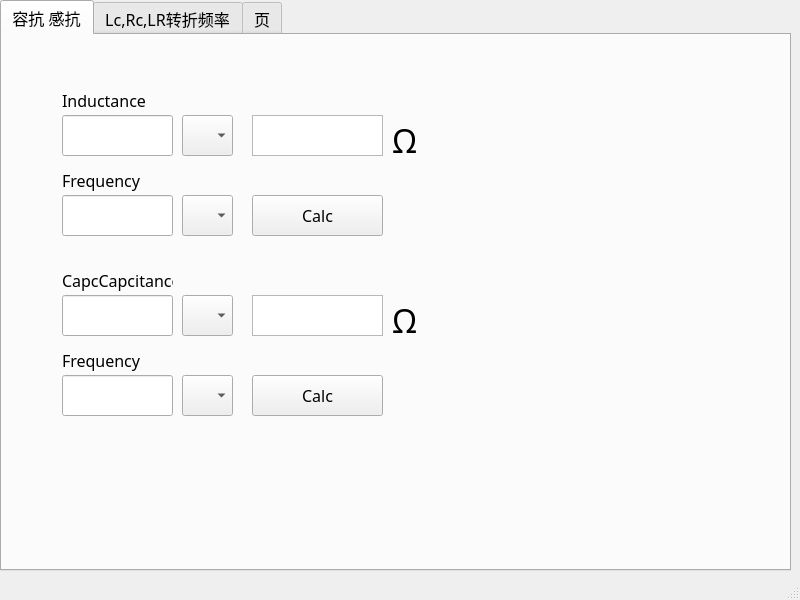
<?xml version="1.0" encoding="UTF-8"?>
<ui version="4.0">
 <class>MainWindow</class>
 <widget class="QMainWindow" name="MainWindow">
  <property name="geometry">
   <rect>
    <x>0</x>
    <y>0</y>
    <width>800</width>
    <height>600</height>
   </rect>
  </property>
  <property name="windowTitle">
   <string>MainWindow</string>
  </property>
  <widget class="QWidget" name="centralwidget">
   <widget class="QTabWidget" name="tabWidget">
    <property name="geometry">
     <rect>
      <x>0</x>
      <y>0</y>
      <width>791</width>
      <height>571</height>
     </rect>
    </property>
    <property name="font">
     <font>
      <family>AcadEref</family>
      <pointsize>12</pointsize>
     </font>
    </property>
    <property name="currentIndex">
     <number>0</number>
    </property>
    <widget class="QWidget" name="Tab_RL_Calc">
     <property name="font">
      <font>
       <family>黑体</family>
       <pointsize>12</pointsize>
      </font>
     </property>
     <attribute name="title">
      <string>容抗 感抗</string>
     </attribute>
     <widget class="QComboBox" name="InductorComboBox">
      <property name="geometry">
       <rect>
        <x>180</x>
        <y>80</y>
        <width>51</width>
        <height>41</height>
       </rect>
      </property>
      <property name="font">
       <font>
        <family>黑体</family>
        <pointsize>12</pointsize>
       </font>
      </property>
     </widget>
     <widget class="QLabel" name="InductanceLabel">
      <property name="geometry">
       <rect>
        <x>60</x>
        <y>50</y>
        <width>111</width>
        <height>31</height>
       </rect>
      </property>
      <property name="font">
       <font>
        <family>黑体</family>
        <pointsize>12</pointsize>
       </font>
      </property>
      <property name="text">
       <string>Inductance</string>
      </property>
     </widget>
     <widget class="QLabel" name="FrequencyInductanceLabel">
      <property name="geometry">
       <rect>
        <x>60</x>
        <y>130</y>
        <width>111</width>
        <height>31</height>
       </rect>
      </property>
      <property name="font">
       <font>
        <family>黑体</family>
        <pointsize>12</pointsize>
       </font>
      </property>
      <property name="text">
       <string>Frequency</string>
      </property>
     </widget>
     <widget class="QComboBox" name="InductorFrequencyComboBox">
      <property name="geometry">
       <rect>
        <x>180</x>
        <y>160</y>
        <width>51</width>
        <height>41</height>
       </rect>
      </property>
      <property name="font">
       <font>
        <family>黑体</family>
        <pointsize>12</pointsize>
       </font>
      </property>
     </widget>
     <widget class="QTextBrowser" name="InductanceOutput">
      <property name="geometry">
       <rect>
        <x>250</x>
        <y>80</y>
        <width>131</width>
        <height>41</height>
       </rect>
      </property>
      <property name="font">
       <font>
        <family>黑体</family>
        <pointsize>14</pointsize>
       </font>
      </property>
      <property name="layoutDirection">
       <enum>Qt::LeftToRight</enum>
      </property>
     </widget>
     <widget class="QPushButton" name="InductorCalcpushButton">
      <property name="geometry">
       <rect>
        <x>250</x>
        <y>160</y>
        <width>131</width>
        <height>41</height>
       </rect>
      </property>
      <property name="font">
       <font>
        <family>黑体</family>
        <pointsize>12</pointsize>
       </font>
      </property>
      <property name="text">
       <string>Calc</string>
      </property>
     </widget>
     <widget class="QLineEdit" name="InductorInductanceEdit">
      <property name="geometry">
       <rect>
        <x>60</x>
        <y>80</y>
        <width>111</width>
        <height>41</height>
       </rect>
      </property>
      <property name="font">
       <font>
        <family>黑体</family>
        <pointsize>14</pointsize>
       </font>
      </property>
     </widget>
     <widget class="QLineEdit" name="InductorFrequencyEdit">
      <property name="geometry">
       <rect>
        <x>60</x>
        <y>160</y>
        <width>111</width>
        <height>41</height>
       </rect>
      </property>
      <property name="font">
       <font>
        <family>黑体</family>
        <pointsize>14</pointsize>
       </font>
      </property>
     </widget>
     <widget class="QLabel" name="InductanceLabel_2">
      <property name="geometry">
       <rect>
        <x>390</x>
        <y>90</y>
        <width>31</width>
        <height>31</height>
       </rect>
      </property>
      <property name="font">
       <font>
        <family>AcadEref</family>
        <pointsize>24</pointsize>
       </font>
      </property>
      <property name="text">
       <string>Ω</string>
      </property>
     </widget>
     <widget class="QComboBox" name="CapcitanceComboBox">
      <property name="geometry">
       <rect>
        <x>180</x>
        <y>260</y>
        <width>51</width>
        <height>41</height>
       </rect>
      </property>
      <property name="font">
       <font>
        <family>黑体</family>
        <pointsize>12</pointsize>
       </font>
      </property>
     </widget>
     <widget class="QComboBox" name="CapcitanceFrequencyComboBox">
      <property name="geometry">
       <rect>
        <x>180</x>
        <y>340</y>
        <width>51</width>
        <height>41</height>
       </rect>
      </property>
      <property name="font">
       <font>
        <family>黑体</family>
        <pointsize>12</pointsize>
       </font>
      </property>
     </widget>
     <widget class="QLineEdit" name="CapcitorCapcitanceEdit">
      <property name="geometry">
       <rect>
        <x>60</x>
        <y>260</y>
        <width>111</width>
        <height>41</height>
       </rect>
      </property>
      <property name="font">
       <font>
        <family>黑体</family>
        <pointsize>14</pointsize>
       </font>
      </property>
     </widget>
     <widget class="QPushButton" name="CapcitanceCalcpushButton">
      <property name="geometry">
       <rect>
        <x>250</x>
        <y>340</y>
        <width>131</width>
        <height>41</height>
       </rect>
      </property>
      <property name="font">
       <font>
        <family>黑体</family>
        <pointsize>12</pointsize>
       </font>
      </property>
      <property name="text">
       <string>Calc</string>
      </property>
     </widget>
     <widget class="QLabel" name="InductanceLabel_3">
      <property name="geometry">
       <rect>
        <x>390</x>
        <y>270</y>
        <width>31</width>
        <height>31</height>
       </rect>
      </property>
      <property name="font">
       <font>
        <family>AcadEref</family>
        <pointsize>24</pointsize>
       </font>
      </property>
      <property name="text">
       <string>Ω</string>
      </property>
     </widget>
     <widget class="QTextBrowser" name="CapcitanceOutput">
      <property name="geometry">
       <rect>
        <x>250</x>
        <y>260</y>
        <width>131</width>
        <height>41</height>
       </rect>
      </property>
      <property name="font">
       <font>
        <family>黑体</family>
        <pointsize>14</pointsize>
       </font>
      </property>
      <property name="layoutDirection">
       <enum>Qt::LeftToRight</enum>
      </property>
     </widget>
     <widget class="QLabel" name="InductanceLabel_4">
      <property name="geometry">
       <rect>
        <x>60</x>
        <y>230</y>
        <width>111</width>
        <height>31</height>
       </rect>
      </property>
      <property name="font">
       <font>
        <family>黑体</family>
        <pointsize>12</pointsize>
       </font>
      </property>
      <property name="text">
       <string>CapcCapcitance</string>
      </property>
     </widget>
     <widget class="QLineEdit" name="CapcitorFrequencyEdit">
      <property name="geometry">
       <rect>
        <x>60</x>
        <y>340</y>
        <width>111</width>
        <height>41</height>
       </rect>
      </property>
      <property name="font">
       <font>
        <family>黑体</family>
        <pointsize>14</pointsize>
       </font>
      </property>
     </widget>
     <widget class="QLabel" name="FrequencyInductanceLabel_2">
      <property name="geometry">
       <rect>
        <x>60</x>
        <y>310</y>
        <width>111</width>
        <height>31</height>
       </rect>
      </property>
      <property name="font">
       <font>
        <family>黑体</family>
        <pointsize>12</pointsize>
       </font>
      </property>
      <property name="text">
       <string>Frequency</string>
      </property>
     </widget>
    </widget>
    <widget class="QWidget" name="tab_2">
     <property name="font">
      <font>
       <family>黑体</family>
       <pointsize>12</pointsize>
      </font>
     </property>
     <attribute name="title">
      <string>Lc,Rc,LR转折频率</string>
     </attribute>
    </widget>
    <widget class="QWidget" name="tab_3">
     <property name="font">
      <font>
       <family>黑体</family>
       <pointsize>12</pointsize>
      </font>
     </property>
     <attribute name="title">
      <string>页</string>
     </attribute>
    </widget>
   </widget>
  </widget>
  <widget class="QMenuBar" name="menubar">
   <property name="geometry">
    <rect>
     <x>0</x>
     <y>0</y>
     <width>800</width>
     <height>22</height>
    </rect>
   </property>
  </widget>
  <widget class="QStatusBar" name="statusbar"/>
 </widget>
 <resources/>
 <connections/>
</ui>
